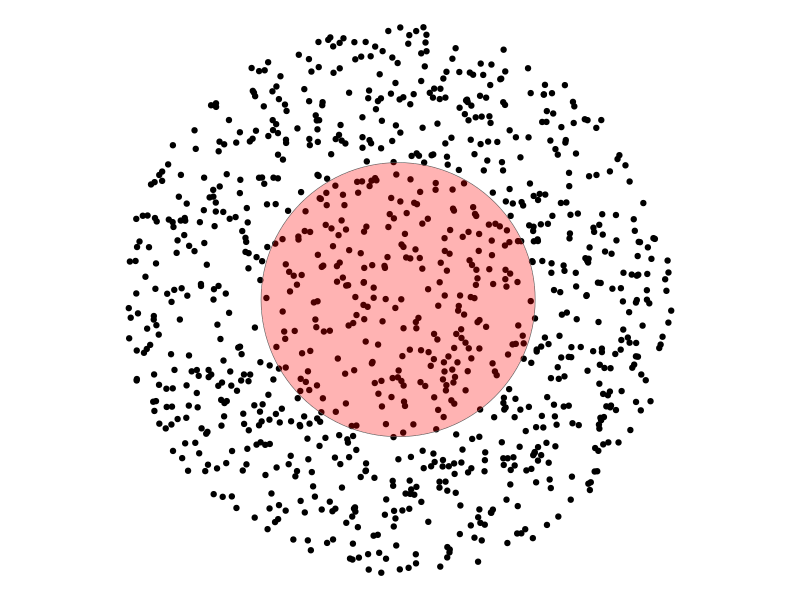
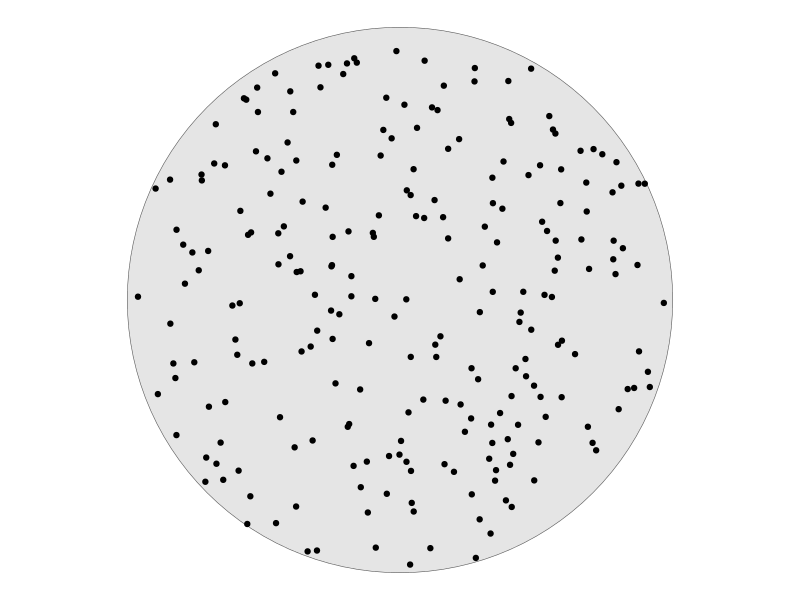

Here is the R script that generated these plots, in order: (Note: this script raises an error after producing the figures.)
## ---- chunk 1
knitr::opts_chunk$set(echo = TRUE, cache = TRUE)

## ---- chunk 2

library(sf)
library(tidyverse)
library(microbenchmark)
library(cowplot)
library(ggridges)
monte_generoso <- st_buffer(st_sfc(st_point(c(722758.81,87648.67)),crs = 21781),1000)

points <- st_sample(st_buffer(monte_generoso,1000),1000,what = "centers")

ggplot() + 
  geom_sf(data = points)+
  geom_sf(data = monte_generoso,fill = "red",alpha = 0.3) + 
  theme_void()


## ---- chunk 3
points_filter1 <- points[st_within(points,monte_generoso,sparse = FALSE)[,1]]
points_filter2 <- points[st_contains(monte_generoso,points,sparse = FALSE)[1,]]
points_filter3 <- points[st_intersects(points,monte_generoso,sparse = FALSE)[,1]]
points_filter4 <- points[st_covered_by(points,monte_generoso,sparse = FALSE)[,1]]

ggplot()  + geom_sf(data = monte_generoso)+ geom_sf(data = points_filter1) + theme_void()

identical(points_filter1,points_filter2)
identical(points_filter1,points_filter3)
identical(points_filter1,points_filter4)

## ---- chunk 4
mbm  <- microbenchmark(
  intersects = st_intersects(monte_generoso,points),
  within = st_within(points,monte_generoso),
  contains = st_contains(monte_generoso,points),
  covered_by = st_covered_by(points,monte_generoso),
  times = 100
)

mbm$time <- microbenchmark:::convert_to_unit(mbm$time,"t")

mbm %>%
  mutate(
    expr = fct_reorder(expr,time,median,.desc = TRUE)
  ) %>%
  ggplot(aes(time,expr,fill = ..x..)) +
  geom_density_ridges_gradient(scale = 2, rel_min_height = 0.01) +
  scale_fill_viridis_c(option = "C")  +
  labs(y = "Function",x = paste0("Duration (in ",attr(mbm$time,"unit"),")")) +
  theme_minimal() +
  theme(legend.position="none")

## ---- chunk 5
mbm2 <- map_dfr(c(5e3,1e4,2e4),function(n_points){
  
  points <- st_sample(st_buffer(monte_generoso,1000),n_points,what = "centers")

  mbm  <- microbenchmark(
  intersects = st_intersects(monte_generoso,points),
  within = st_within(points,monte_generoso),
  contains = st_contains(monte_generoso,points),
  covered_by = st_covered_by(points,monte_generoso),
  times = 10
  )
  as.data.frame(mbm) %>%
    mutate(n = n_points)
})
## ---- chunk 6

mbm2$time <- microbenchmark:::convert_to_unit(mbm2$time,"t")



mbm2 %>%
  mutate(
    n = fct_reorder(formatC(n,big.mark = "'",format = "fg"),n),
    expr = fct_reorder(expr,time,median,.desc = TRUE)
    ) %>%
  ggplot(aes(time,expr,fill = n)) +
  geom_density_ridges_gradient(rel_min_height = 0.01) +
  scale_fill_manual(name = "Number of points", values = RColorBrewer::brewer.pal(3, "YlOrRd")) +
  labs(y = "Function",x = paste0("Duration (in ",attr(mbm$time,"unit"),")")) +
  theme_minimal() +
  theme(legend.position = "bottom")
  
